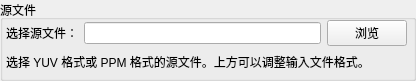
         <widget class="QGroupBox" name="groupBox">
          <property name="sizePolicy">
           <sizepolicy hsizetype="Preferred" vsizetype="Fixed">
            <horstretch>200</horstretch>
            <verstretch>0</verstretch>
           </sizepolicy>
          </property>
          <property name="minimumSize">
           <size>
            <width>0</width>
            <height>80</height>
           </size>
          </property>
          <property name="title">
           <string>源文件</string>
          </property>
          <widget class="QWidget" name="">
           <property name="geometry">
            <rect>
             <x>6</x>
             <y>20</y>
             <width>401</width>
             <height>52</height>
            </rect>
           </property>
           <layout class="QVBoxLayout" name="verticalLayout_4">
            <item>
             <layout class="QHBoxLayout" name="horizontalLayout_2">
              <item>
               <widget class="QLabel" name="label">
                <property name="text">
                 <string>选择源文件：</string>
                </property>
               </widget>
              </item>
              <item>
               <widget class="QLineEdit" name="sourceFile"/>
              </item>
              <item>
               <widget class="QPushButton" name="sourceBrowse">
                <property name="text">
                 <string>浏览</string>
                </property>
               </widget>
              </item>
             </layout>
            </item>
            <item>
             <widget class="QLabel" name="label_2">
              <property name="text">
               <string>选择 YUV 格式或 PPM 格式的源文件。上方可以调整输入文件格式。</string>
              </property>
             </widget>
            </item>
           </layout>
          </widget>
         </widget>
